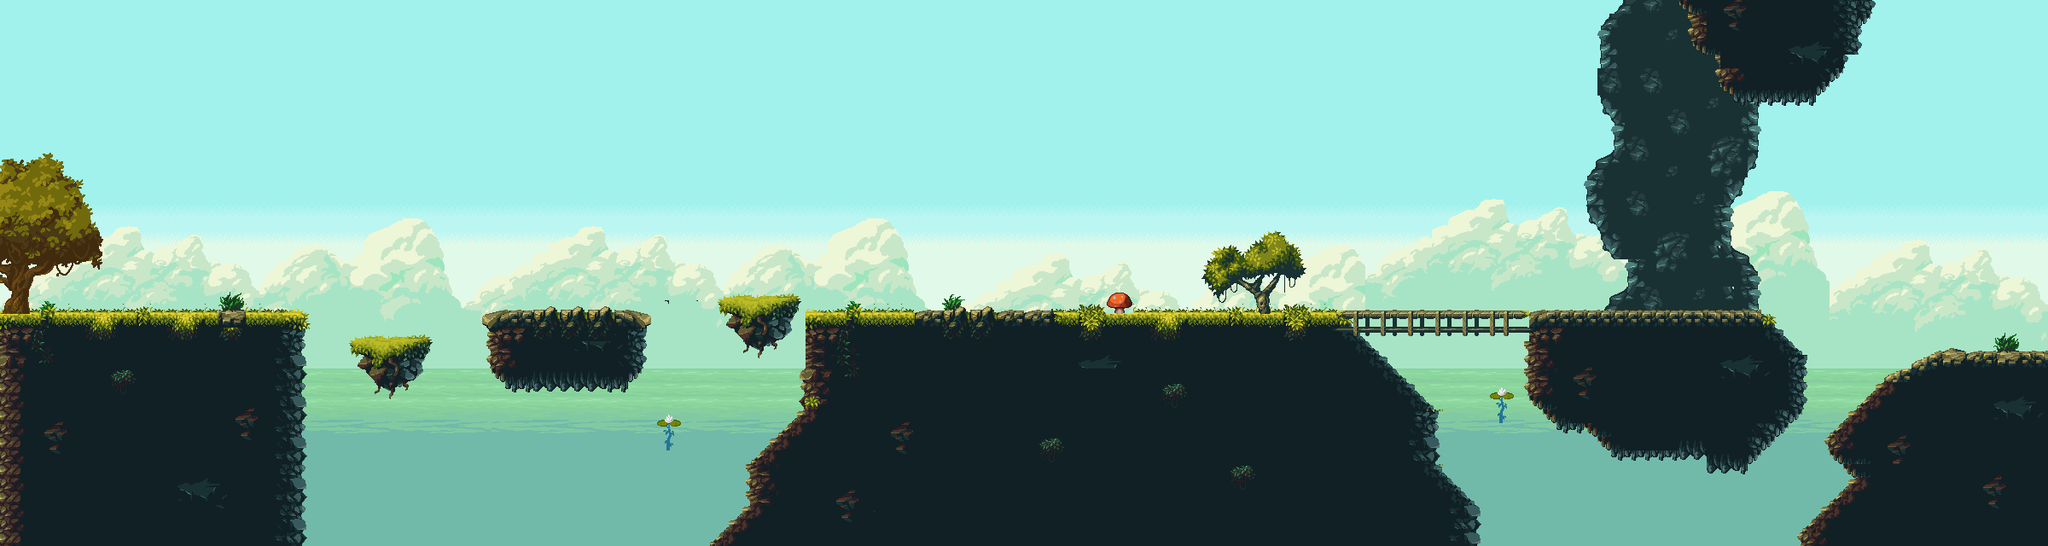

Rendered tile map (Tiled .tmx) drawn with the repository's tilesets; below, a short description and the map source with its tile grids summarised:
An orthogonal 150x40 tile map with 16x16 px tiles, 7 tile layers (sky, clouds, sea, rocks, ...), 6 tilesets.

<map version="1.10" tiledversion="1.10.2" orientation="orthogonal" renderorder="right-down" width="150" height="40" tilewidth="16" tileheight="16" infinite="0" nextlayerid="11" nextobjectid="9">
 <tileset firstgid="1" source="tilesets_tsx/sky.tsx" />
 <tileset firstgid="134" source="tilesets_tsx/tileset1.tsx" />
 <tileset firstgid="1294" source="tilesets_tsx/sea.tsx" />
 <tileset firstgid="1336" source="tilesets_tsx/clouds.tsx" />
 <tileset firstgid="1812" source="tilesets_tsx/tileset2.tsx" />
 <tileset firstgid="2437" source="tilesets_tsx/tree-house.tsx" />
 <layer id="1" name="sky" width="150" height="40">
  <data>[6000 cells, 6000 non-empty, 133 distinct tile ids]</data>
 </layer>
 <layer id="2" name="clouds" width="150" height="40">
  <data>[6000 cells, 2092 non-empty, 476 distinct tile ids]</data>
 </layer>
 <layer id="4" name="sea" width="150" height="40">
  <data>[6000 cells, 1749 non-empty, 42 distinct tile ids]</data>
 </layer>
 <layer id="7" name="rocks" width="150" height="40">
  <data>[6000 cells, 263 non-empty, 43 distinct tile ids]</data>
 </layer>
 <layer id="3" name="platforms" width="150" height="40">
  <data>[6000 cells, 1926 non-empty, 281 distinct tile ids]</data>
 </layer>
 <layer id="6" name="platforms 2" width="150" height="40">
  <data>[6000 cells, 298 non-empty, 90 distinct tile ids]</data>
 </layer>
 <layer id="5" name="other" width="150" height="40">
  <data>[6000 cells, 260 non-empty, 224 distinct tile ids]</data>
 </layer>
</map>
